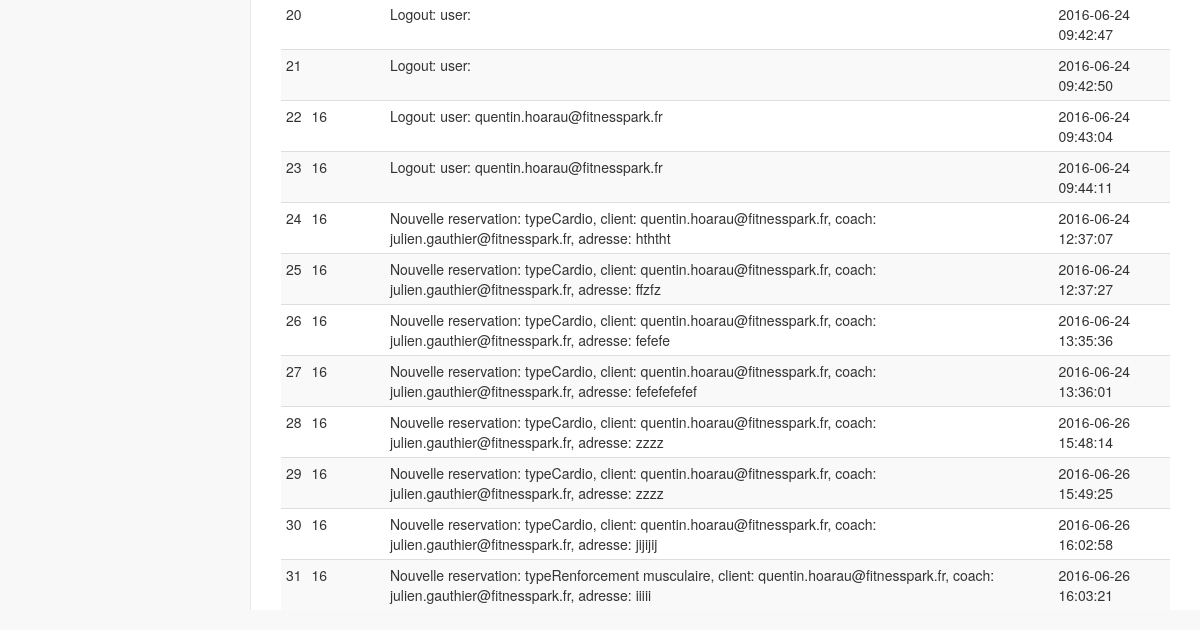
Page /public/index.php?p=admin.logs.index (signed in, lower part) on the earlier database version.
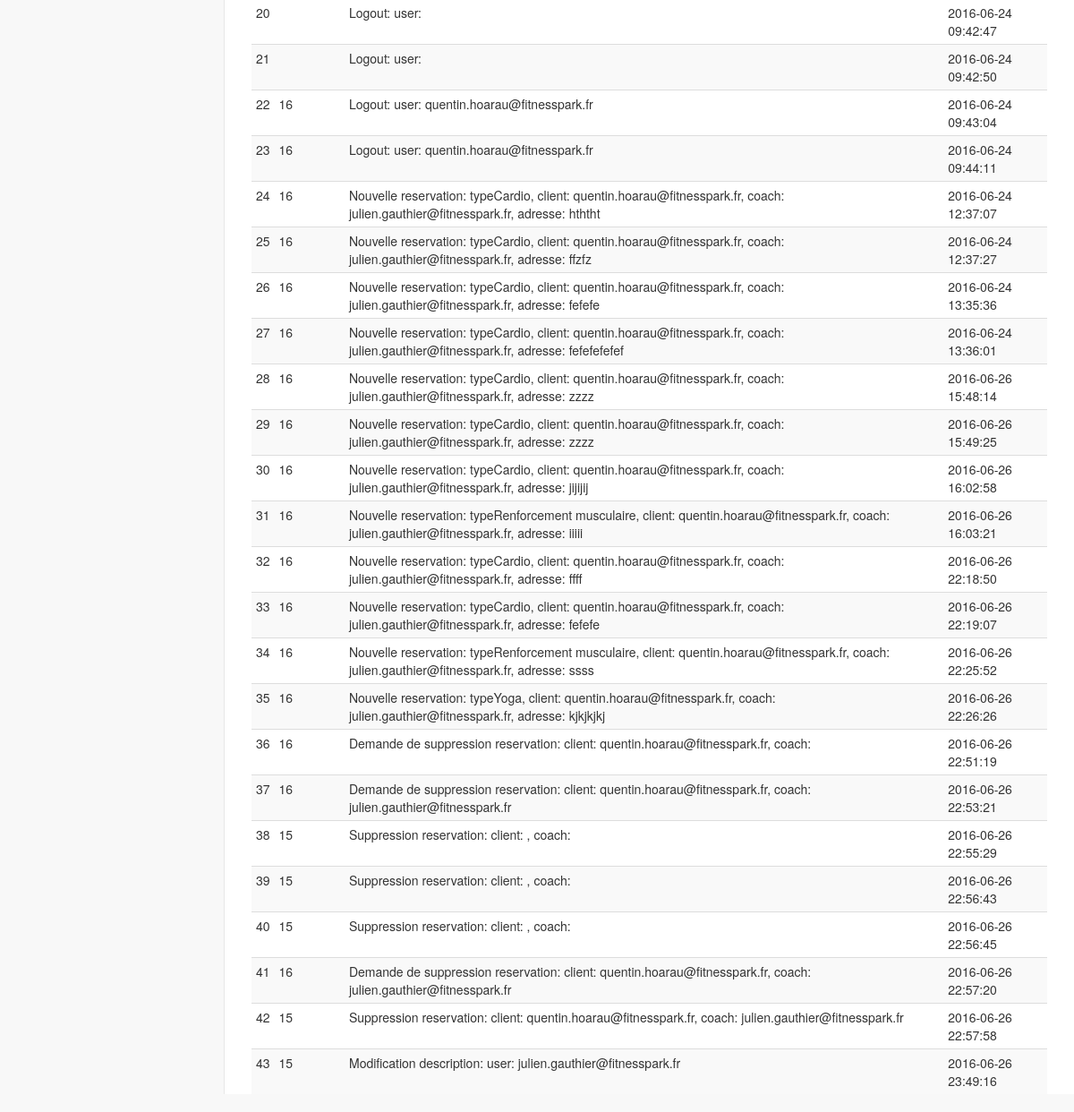
Same page on the later database version.
### tables this page shows
CREATE TABLE IF NOT EXISTS `logs` (
  `id` int(11) NOT NULL AUTO_INCREMENT,
  `userId` varchar(15) DEFAULT NULL,
  `message` varchar(255) NOT NULL,
  `date` datetime NOT NULL DEFAULT CURRENT_TIMESTAMP,
  PRIMARY KEY (`id`)
);

### core/Controller/Controller.php (called while the page is built, shortened)
<?php
class Controller
{
    protected $viewPath;
    protected $template;
    protected function render($view, $variables = [])
    {
        extract($variables);
        require($this->viewPath . str_replace(".", "/", $view) . '.php');
        $content = ob_get_clean();
        require($this->viewPath . 'templates/' . $this->template . '.php');
    }
}

### app/Controller/Admin/LogsController.php (called while the page is built, shortened)
<?php
class LogsController extends AppController
{
    public function index()
    {
        $items = $this->Log->all();
        $this->render('admin.logs.index', compact('items'));
    }
}

### core/Table/Table.php (called while the page is built, shortened)
<?php
class Table
{
    protected $table;
    protected $db;
    public function __construct(Database $db)
    {
        $this->db = $db;
        if( is_null($this->table) ){
            $parts = explode('\\', get_class($this));
            $class_name = end($parts);
            $this->table = strtolower(str_replace('Table', '', $class_name)) . 's';
        }
    }
    public function all()
    {
        return $this->query('SELECT * FROM ' . $this->table);
    }
    public function query($statement, $attributes = null, $one = false)
    {
        if($attributes){
            $datas = $this->db->prepare(
                $statement,
                $attributes,
                str_replace('Table', 'Entity', get_class($this)),
                $one
            );
        } else {
            $datas = $this->db->query(
                $statement,
                str_replace('Table', 'Entity', get_class($this)),
                $one
            );
        }
        return $datas;
    }
}

### core/Database/MysqlDatabase.php (called while the page is built, shortened)
<?php
class MysqlDatabase extends Database{
    private $db_name;
    private $db_user;
    private $db_pass;
    private $db_host;
    private $pdo;
    public function __construct($db_name, $db_user = 'root', $db_pass = '', $db_host = 'localhost'){
        $this->db_name = $db_name;
        $this->db_user = $db_user;
        $this->db_pass = $db_pass;
        $this->db_host = $db_host;
    }
    public function getPDO(){
        if($this->pdo === null){
            $pdo = new PDO('mysql:dbname=' . $this->db_name . ';host=' . $this->db_host, $this->db_user, $this->db_pass);
            $pdo->setAttribute(PDO::ATTR_ERRMODE, PDO::ERRMODE_EXCEPTION);
            $this->pdo = $pdo;
        }
        return $this->pdo;
    }
    public function query($statement, $class_name = null, $one = false)
    {
        $req = $this->getPDO()->query($statement);
        if( $class_name === null ){
            $req->setFetchMode(PDO::FETCH_OBJ);
        } else {
            $req->setFetchMode(PDO::FETCH_CLASS, $class_name);
        }
        if($one){
            $datas = $req->fetch();
        } else {
            $datas = $req->fetchAll();
        }
        return $datas;
    }
}

### app/Autoloader.php (called while the page is built, shortened)
<?php
class Autoloader
{
	static function autoload($class){
            if( strpos($class, __NAMESPACE__ . '\\') === 0 ){
                $class = str_replace(__NAMESPACE__ . '\\', '', $class);
                $class = str_replace('\\', '/', $class);
            }
	}
}

### core/Autoloader.php (called while the page is built, shortened)
<?php
class Autoloader
{
    static function autoload($class){
        if( strpos($class, __NAMESPACE__ . '\\') === 0 ){
            $class = str_replace(__NAMESPACE__ . '\\', '', $class);
            $class = str_replace('\\', '/', $class);
        }
    }
}

### app/App.php (called while the page is built, shortened)
<?php
class App
{
    private static $_instance;
    private $db_instance;
    public static function getInstance(){
        if( self::$_instance === null ){
            self::$_instance = new App();
        }
        return self::$_instance;
    }
    public static function load()
    {
        require ROOT . '/app/Autoloader.php';
        require ROOT . '/core/Autoloader.php';
    }
    public function getTable($name)
    {
        return new $class_name($this->getDb());
    }
    public function getDb()
    {
        $config = Config::getInstance(ROOT . '/config/config.php');
        if( is_null($this->db_instance) ){
            $this->db_instance = new MysqlDatabase(
                $config->get('db_name'),
                $config->get('db_user'),
                $config->get('db_pass'),
                $config->get('db_host')
            );
        }
        return $this->db_instance;
    }
}

### app/Controller/Admin/AppController.php (called while the page is built, shortened)
<?php
class AppController extends \App\Controller\AppController
{
    public function __construct()
    {
        $app = App::getInstance();
        $auth = new DBAuth($app->getDb());
    }
}

### config/config.php (called while the page is built)
<?php
return array(
    "db_user" => "root",
    "db_pass" => "",
    "db_host" => "localhost",
    "db_name" => "fitness_park",
);

### core/Config.php (called while the page is built, shortened)
<?php
class Config
{
    private $settings = [];
    private static $_instance;
    public function __construct($file){
        $this->settings = require($file);
    }
    public static function getInstance($file){
        if( is_null(self::$_instance) ){
            self::$_instance = new Config($file);
        }
        return self::$_instance;
    }
    public function get($key){
        return $this->settings[$key];
    }
}

### core/Auth/DBAuth.php (called while the page is built, shortened)
<?php
class DBAuth
{
    public function logged()
    {
        return isset($_SESSION['auth']);
    }
}

### app/Views/admin/logs/index.php (the view, shortened to what this page needs)
<div class="dataTable_wrapper">
    <table class="table table-striped table-condensed fitnesspark-datatable">
        <tbody>
            <?php foreach($items as $log) : ?>
            <tr>
                <td><?= $log->id; ?></td>
                <td><?= $log->userId; ?></td>
                <td><?= $log->message; ?></td>
                <td><?= $log->date; ?></td>
            </tr>
            <?php endforeach; ?>
        </tbody>
    </table>
</div>

### public/index.php (shortened to what this page needs)
<?php
require ROOT . '/app/App.php';
if(isset($_GET['p'])){
    $p = $_GET['p'];
} else {
    $p = 'users.login';
}
$page = explode('.', $p);
if($page[0] === 'admin'){
    $action = $page[2];
} else {
    $controller = '\App\Controller\\' . ucfirst($page[0]) . 'Controller';
    $action = $page[1];
}
$controller = new $controller();
if(method_exists($controller, $action)){
    $controller->$action();
} else {
    $c = new \Core\Controller\Controller();
    $c->notFound();
}

### app/Views/templates/admin.php (shortened to what this page needs)
<!DOCTYPE html>
<html lang="en">
<head>
    <link href="/FitnessPark/public/bower_components/bootstrap/dist/css/bootstrap.min.css" rel="stylesheet">
    <link href="/FitnessPark/public/bower_components/metisMenu/dist/metisMenu.min.css" rel="stylesheet">
    <link href="/FitnessPark/public/bower_components/datatables-plugins/integration/bootstrap/3/dataTables.bootstrap.css" rel="stylesheet">
    <link href="/FitnessPark/public/bower_components/startbootstrap-sb-admin-2/dist/css/sb-admin-2.css" rel="stylesheet">
    <link href="/FitnessPark/public/bower_components/font-awesome/css/font-awesome.min.css" rel="stylesheet" type="text/css">
    <link href="/FitnessPark/public/css/style.css" rel="stylesheet">
    <link href="/FitnessPark/public/bower_components/datatables.net-buttons-dt/css/buttons.datatables.css" rel="stylesheet">
</head>
<body>
    <div id="wrapper">
        <div id="page-wrapper">
            <?= $content; ?>
        </div>
    </div>
</body>
</html>

### public/css/style.css (style rules this page uses)
.fitnesspark-datatable { border-spacing : 0 !important; width: 100% !important; }

Differences in the rows shown:
added logs: id "32", userId "16", message "Nouvelle reservation: typeCardio, client: quentin.hoarau@fitnesspark.fr, coach: julien.gauthier@fitnesspark.fr, adresse: ffff", date "2016-06-26 22:18:50"
added logs: id "33", userId "16", message "Nouvelle reservation: typeCardio, client: quentin.hoarau@fitnesspark.fr, coach: julien.gauthier@fitnesspark.fr, adresse: fefefe", date "2016-06-26 22:19:07"
added logs: id "34", userId "16", message "Nouvelle reservation: typeRenforcement musculaire, client: quentin.hoarau@fitnesspark.fr, coach: julien.gauthier@fitnesspark.fr, adresse: ssss", date "2016-06-26 22:25:52"
added logs: id "35", userId "16", message "Nouvelle reservation: typeYoga, client: quentin.hoarau@fitnesspark.fr, coach: julien.gauthier@fitnesspark.fr, adresse: kjkjkjkj", date "2016-06-26 22:26:26"
added logs: id "36", userId "16", message "Demande de suppression reservation: client: quentin.hoarau@fitnesspark.fr, coach:", date "2016-06-26 22:51:19"
added logs: id "37", userId "16", message "Demande de suppression reservation: client: quentin.hoarau@fitnesspark.fr, coach: julien.gauthier@fitnesspark.fr", date "2016-06-26 22:53:21"
added logs: id "38", userId "15", message "Suppression reservation: client: , coach:", date "2016-06-26 22:55:29"
added logs: id "39", userId "15", message "Suppression reservation: client: , coach:", date "2016-06-26 22:56:43"
added logs: id "40", userId "15", message "Suppression reservation: client: , coach:", date "2016-06-26 22:56:45"
added logs: id "41", userId "16", message "Demande de suppression reservation: client: quentin.hoarau@fitnesspark.fr, coach: julien.gauthier@fitnesspark.fr", date "2016-06-26 22:57:20"
added logs: id "42", userId "15", message "Suppression reservation: client: quentin.hoarau@fitnesspark.fr, coach: julien.gauthier@fitnesspark.fr", date "2016-06-26 22:57:58"
added logs: id "43", userId "15", message "Modification description: user: julien.gauthier@fitnesspark.fr", date "2016-06-26 23:49:16"
